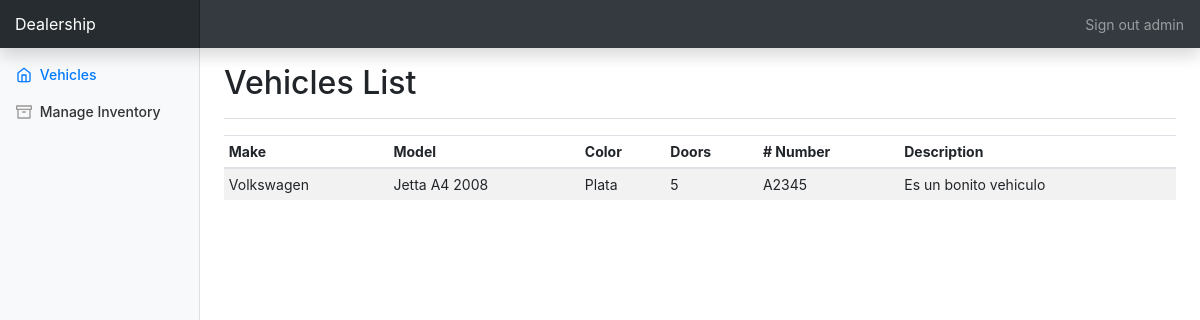
The app's page /vehicles/ (signed in), older data.
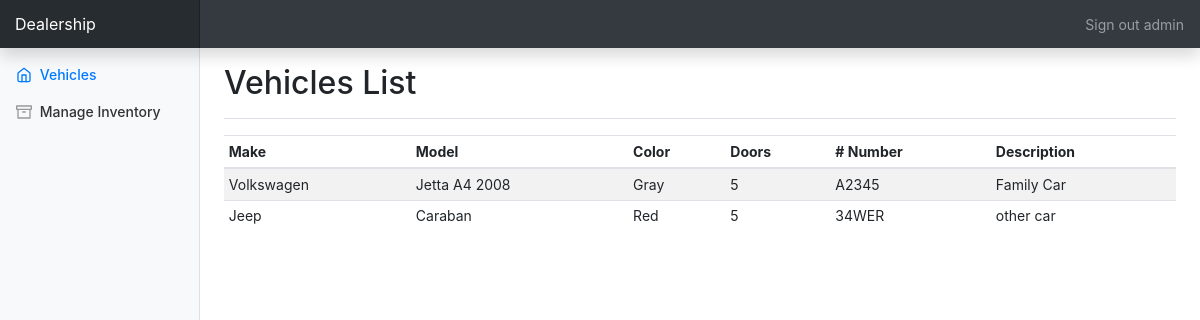
The same page, newer data.
### VehicleInventory/models.py (models this page shows, shortened)
class Vehicle(models.Model):
    vehicle_make = models.CharField(
            verbose_name='Make',
            blank=False,
            null = True,
            max_length=300
    )
    vehicle_model = models.CharField(
            verbose_name='Model',
            blank=False,
            null = True,
            max_length=300
    )
    description = models.TextField(
            blank=False,
            null = True,
    )
    color = models.CharField(
            blank=False,
            null = True,
            max_length=300
    )
    doors = models.PositiveSmallIntegerField(
            blank=False,
            null = False,
            default=2
    )
    lot_number = models.CharField(
            verbose_name='Lot #',
            blank=False,
            null = True,
            max_length=300
    )
    creation_date = models.DateTimeField(
        auto_now_add=True
    )
    class Meta:
        verbose_name = "Vehicle"
        verbose_name_plural = "Vehicles"

### VehicleInventory/views.py (the view)
# urls.py: url(r'^vehicles/', include(vehicleinventory_urls)),
@login_required
def vehicles(request):
    context = {}
    context["vehicles"] = Vehicle.objects.all().order_by('-creation_date')
    return render(request, 'vehicles.html', context)

### VehicleInventory/templates/vehicles.html (shortened to what this page needs)
{% extends "base_bootstrap.html" %}
{% block title_section %}
<h1 class="h2">Vehicles List</h1>
{% endblock %}
{% block section %}
	{% if vehicles %}
          <div class="table-responsive">
            <table class="table table-striped table-sm">
              <thead>
                <tr>
                  <th>Make</th>
                  <th>Model</th>
                  <th>Color</th>
                  <th>Doors</th>
                  <th># Number</th>
        				  <th>Description</th>
                </tr>
              </thead>
              <tbody>
              	{% for vehicle in vehicles %}
                <tr>
                  <td>{{vehicle.vehicle_make}}</td>
                  <td>{{vehicle.vehicle_model}}</td>
                  <td>{{vehicle.color}}</td>
                  <td>{{vehicle.doors}}</td>
                  <td>{{vehicle.lot_number}}</td>
                  <td>{{vehicle.description}}</td>
                </tr>
                {% endfor %}
              </tbody>
            </table>
          </div>
	{% else %}
		None vehicle
	{% endif %}
{% endblock %}

### VehicleInventory/templates/base_bootstrap.html (shortened to what this page needs)
{% load static %}
<!doctype html>
<html lang="en">
  <head>
    <link rel="stylesheet" href="{% static 'bootstrap/4.1.3/css/bootstrap.min.css' %}" >
    <link href="{% static 'css/temporal.css' %}" rel="stylesheet">
  </head>
  <body>
    <nav class="navbar navbar-dark fixed-top bg-dark flex-md-nowrap p-0 shadow">
      <a class="navbar-brand col-sm-3 col-md-2 mr-0" href="{% url 'vehicles' %}">Dealership</a>
      <ul class="navbar-nav px-3">
        <li class="nav-item text-nowrap">
          {% if request.user.is_authenticated %}<a class="nav-link" href="{% url 'logout' %}">Sign out {{ request.user.username }}</a>{% endif %}
        </li>
      </ul>
    </nav>
 <div class="container-fluid">
      <div class="row">
        <nav class="col-md-2 d-none d-md-block bg-light sidebar">
          <div class="sidebar-sticky">
            {% block items_menu_left  %}
            <ul class="nav flex-column">
              <li class="nav-item">
                <a class="nav-link active" href="{% url 'vehicles' %}">
                  <span data-feather="home"></span>
                  Vehicles
                </a>
              </li>
              <li class="nav-item">
                <a class="nav-link" href="/admin/VehicleInventory/vehicle/">
                  <span data-feather="archive"></span>
                  Manage Inventory
                </a>
              </li>
            </ul>
            {% endblock %}
          </div>
        </nav>
        <main role="main" class="col-md-9 ml-sm-auto col-lg-10 px-4">
          <div class="d-flex justify-content-between flex-wrap flex-md-nowrap align-items-center pt-3 pb-2 mb-3 border-bottom">
            {% block title_section %}{% endblock %}
          </div>
          {% block section %}
          {% endblock %}
        </main>
      </div>
    </div>
  </body>
</html>

### VehicleInventory/static/css/temporal.css (style rules this page uses)
body { font-size: .875rem; }
.feather { width: 16px; height: 16px; vertical-align: text-bottom; }
.sidebar { position: fixed; top: 0; bottom: 0; left: 0; z-index: 100; padding: 48px 0 0; box-shadow: inset -1px 0 0 rgba(0, 0, 0, .1); }
.sidebar-sticky { position: relative; top: 0; height: calc(100vh - 48px); padding-top: .5rem; overflow-x: hidden; overflow-y: auto; }
.sidebar .nav-link { font-weight: 500; color: #333; }
.sidebar .nav-link .feather { margin-right: 4px; color: #999; }
.sidebar .nav-link.active { color: #007bff; }
.sidebar .nav-link:hover .feather, .sidebar .nav-link.active .feather { color: inherit; }
[role="main"] { padding-top: 48px; }
.navbar-brand { padding-top: .75rem; padding-bottom: .75rem; font-size: 1rem; background-color: rgba(0, 0, 0, .25); box-shadow: inset -1px 0 0 rgba(0, 0, 0, .25); }

Row changes from the older to the newer data that the page shows:
changed Vehicle "Volkswagen": color "Plata" → "Gray"; description "Es un bonito vehiculo" → "Family Car"
added Vehicle: vehicle_make "Jeep", vehicle_model "Caraban", color "Red", doors "5", lot_number "34WER", description "other car"
